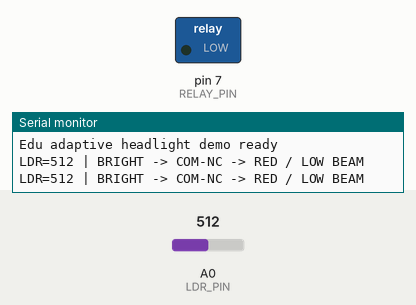
Recording of a sketch running on a simulated Arduino Uno, built with avr-gcc and run on an emulated ATmega328P. On the bench: switched loads named in the sketch (green lamp = pin HIGH), the last lines printed to the serial monitor. The inputs (shaded band) are chosen by the test bench; at power-on: A0 (LDR_PIN) = 512.

Above: at 1.2 s.
1.3 s: A0 (LDR_PIN) set to 546
2.8 s: A0 (LDR_PIN) set to 578
At 4.0 s:
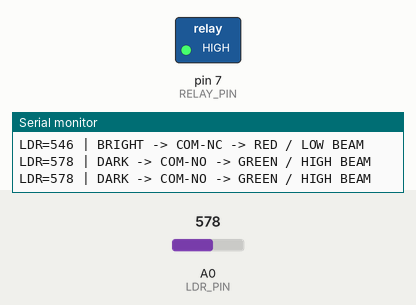
4.3 s: A0 (LDR_PIN) set to 514
5.8 s: A0 (LDR_PIN) set to 490
At 6.6 s:
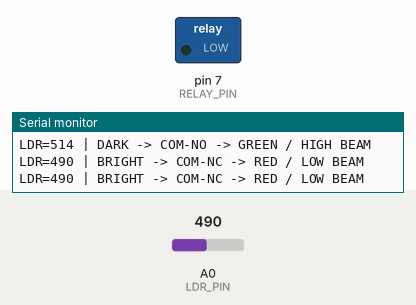
7.3 s: A0 (LDR_PIN) set to 716
At 7.7 s:
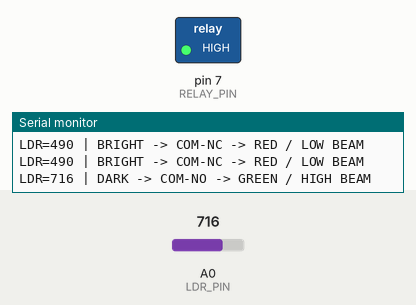
Timing chart, 0 to 9.8 s (numbered marks = the images above; inputs shaded):
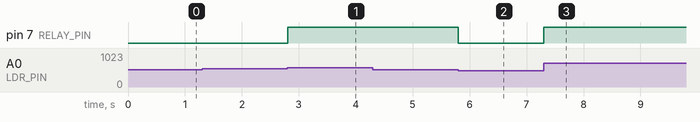

Measured:
- the behaviour switches between 559 and 560 on A0 (LDR_PIN) (found by bisection; images 0 and 1)
- the behaviour switches between 501 and 500 on A0 (LDR_PIN) (found by bisection; images 1 and 2)
- after the input at 2.8 s, pin 7 (RELAY_PIN): LOW → HIGH at once
- after the input at 5.8 s, pin 7 (RELAY_PIN): HIGH → LOW at once
- after the input at 7.3 s, pin 7 (RELAY_PIN): LOW → HIGH at once

The sketch:

sketch.ino
```cpp
// Wokwi / Arduino Uno ambient-light headlamp demonstration.
// Bright surroundings select LOW beam; darkness selects HIGH beam.
// This is a light-level demo, not an oncoming-vehicle detector.

constexpr byte LDR_PIN = A0;
constexpr byte RELAY_PIN = 7;

// The Wokwi photoresistor AO signal rises as it gets darker.
// Hysteresis prevents relay chatter around the transition.
constexpr int DARK_TO_HIGH_BEAM = 560;
constexpr int BRIGHT_TO_LOW_BEAM = 500;
constexpr unsigned long SAMPLE_INTERVAL_MS = 50;
constexpr unsigned long REPORT_INTERVAL_MS = 500;

bool highBeam = false;
unsigned long lastSampleAt = 0;
unsigned long lastReportAt = 0;
int lastLdr = 0;

void setup() {
  pinMode(LDR_PIN, INPUT);
  pinMode(RELAY_PIN, OUTPUT);

  // Relay module uses transistor="pnp": HIGH selects COM-NO (green/high),
  // LOW selects COM-NC (red/low). Start in the lower-beam state.
  digitalWrite(RELAY_PIN, LOW);

  Serial.begin(9600);
  Serial.println(F("Edu adaptive headlight demo ready"));
}

void loop() {
  const unsigned long now = millis();

  if (now - lastSampleAt >= SAMPLE_INTERVAL_MS) {
    lastSampleAt = now;
    lastLdr = analogRead(LDR_PIN);

    if (!highBeam && lastLdr >= DARK_TO_HIGH_BEAM) {
      highBeam = true;
    } else if (highBeam && lastLdr <= BRIGHT_TO_LOW_BEAM) {
      highBeam = false;
    }

    digitalWrite(RELAY_PIN, highBeam ? HIGH : LOW);
  }

  if (now - lastReportAt >= REPORT_INTERVAL_MS) {
    lastReportAt = now;
    Serial.print(F("LDR="));
    Serial.print(lastLdr);
    Serial.print(F(" | "));
    Serial.println(highBeam ? F("DARK -> COM-NO -> GREEN / HIGH BEAM")
                            : F("BRIGHT -> COM-NC -> RED / LOW BEAM"));
  }
}
```
